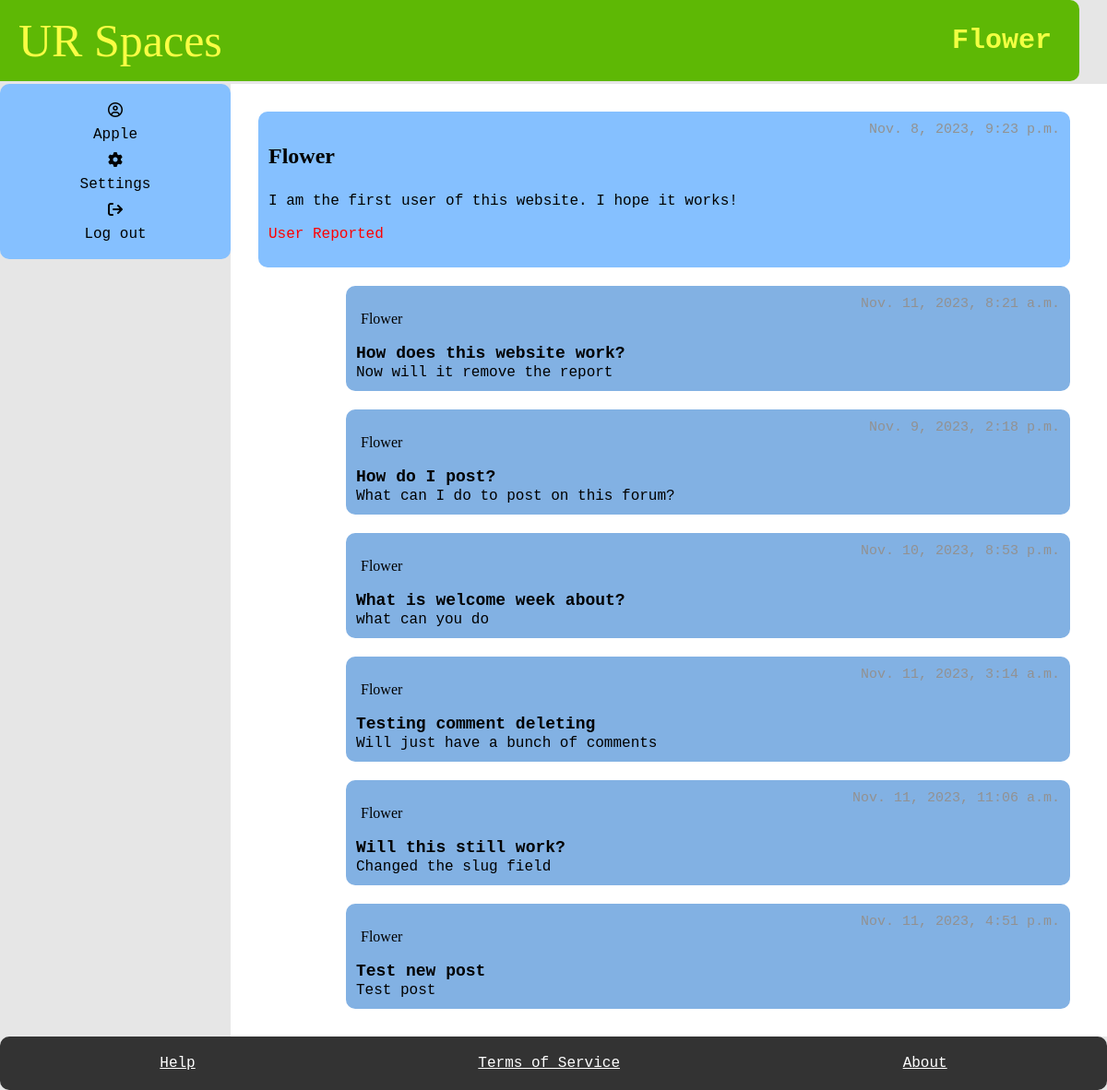
Page /user/flower/ (signed in) on the committed database.
### myapp/models.py (models this page shows, shortened)
class Student(models.Model):
    User_ID = models.ForeignKey(User, on_delete=models.CASCADE)
    bio = models.TextField(default="Please add bio in settings", blank=True)
    banned = models.BooleanField(default=False)
    avatar =ResizedImageField(size=[50, 80], quality=100, upload_to="authors", default=None, null=True, blank=True)
    reported = models.BooleanField(default=False)
    slug = models.SlugField(max_length=400, unique=True, blank=True)

class Posts(models.Model):
    User_ID = models.ForeignKey(Student, on_delete=models.CASCADE)
    SubForum_ID = models.ForeignKey(SubForum, default= 1, on_delete=models.CASCADE)
    post_name = models.TextField(max_length=400)
    contents = models.TextField()
    count_likes = models.IntegerField(default=0, blank=True, )
    locked = models.BooleanField(default=False)
    pin = models.BooleanField(default=False)
    reported = models.BooleanField(default=False)
    post_date = models.DateTimeField(auto_now_add=True)
    slug = models.SlugField(max_length=400, unique=True, blank=True)
    likes = models.ManyToManyField(User, related_name="post_like")
    def get_url(self):
        return reverse("posts", kwargs={
            "slug":self.slug
        })

### myapp/views.py (the view, shortened to what this page needs)
# urls.py: path("user/<slug>/", user, name="user"),
@login_required
def user(request, slug):
    student= get_object_or_404(Student, slug=slug)
    post = Posts.objects.filter(User_ID = student)
    user = request.user
    currentUser = User.objects.get(username = user)
    try:
        moderator = Moderator.objects.get(User_ID = currentUser)
    except:
        moderator = None
    context = {
        "student": student,
        "post": post,
        "moderator": moderator
    }
    return render(request, "user.html", context)

### myapp/templates/user.html (shortened to what this page needs)
{% extends 'base.html' %}
    {% block title %}
      <h1>{{student.User_ID.username}}</h1>
    {% endblock %}
    {% block content %}
    <main>
        <section class="box">
            <div class="post-item">
                <p class="name1"> {{student.User_ID.username}} </p>
                <span class="date"> {{student.User_ID.date_joined}}</span>
            </div>
            <div class="post-item">
              <span> {{student.bio}}</span>
            </div>
            {%if moderator is  None%}
              {%if student.reported == False%}
              <form action="." method="POST" id="reportPostForm" >
              {% csrf_token %}
              <div class="user-item">
              <input type="submit" value="Report User" class="btn2" name="reportUser_btn" onsubmit="return confirmReport()">
              </div>
              </form>
              {%else %}
              <div class="post-item">
              <p style="color: red">User Reported</p>
              </div>
              {% endif %}
            {% endif %}
          </section>
          {% for field in post %}
            <section class="sub-box">
                <div class="post-item">
                    <p class="name"> {{field.User_ID.User_ID.username}} </p>
                    <span class="date"> {{field.post_date}} </span>
                </div>
                <div class="post-item">
                  <a href="{{field.get_url}}" class="item2"> {{field.post_name}}  </a>
                  </div>
                  <div class="post-item">
                    <span> {{field.contents}} </span>
                  </div>
            </section>
            {% endfor %}
    </main>
    {% endblock %}

### myapp/templates/base.html (shortened to what this page needs)
{%load static%}
<!DOCTYPE html>
<html lang="en">
    <head>
        <link rel="stylesheet" href="{%static 'style.css' %}"/>
    </head>
  <body>
    <div id="container">
        <header>
          <a href="{% url 'index' %}" class="title">UR Spaces</a>
          {% block title %}
          {% endblock %}
        </header>
        <aside id="aside">
          <div class="user-panel">
            <i class="fa-regular fa-circle-user"></i><a href="{% url 'profile' %}"> {{request.user.username}} </a>
            {% if request.user.is_staff%}
            <i class="fa-solid fa-file-lines"></i><a href="{% url 'report' %}"> Reports </a>
            {%else%}
            <i class="fa-solid fa-gear"></i><a href="{% url 'setting' %}"> Settings </a>
            {% endif %}
            <i class="fa-solid fa-arrow-right-from-bracket"></i><a href="{% url 'logout' %}">Log out </a>
          </div>
        </aside>
    {% block content %}
    {% endblock %}
    <footer>
        <a href="{% url 'help' %}" id="footer_link">Help</a>
        <a href="{% url 'service' %}" id="footer_link">Terms of Service</a>
        <a href="{% url 'about' %}" id="footer_link">About</a>
      </footer>
    </div>
  </body>
</html>

### myapp/static/style.css (style rules this page uses)
body { font-family: monospace; font-size: 16px; background-color: #e6e6e6; margin: 0; padding: 0; }
#container { display: grid; grid-template-areas: "header header" ". ." "aside main" "footer footer"; grid-template-rows: auto 3px 1fr auto; grid-template-columns: 250px 1fr; min-height: 100vh; }
header { grid-area: header; display: flex; justify-content: space-between; align-items: center; padding: 15px 30px; background-color: #5eb805; border-radius: 10px; position: relative; left: -30px; }
header .title { font-size: 50px; color: #f2ff42; text-decoration: none; font-family: 'Brush Script MT', Brush Script Std, cursive; position: relative; left: 20px; }
header h1 { font-size: 30px; margin: 0; color: #f2ff42 }
#aside { grid-area: aside; padding: 20px 20px; background-color: #85c0ff; height: 150px; display: flex; flex-direction: column; align-items: center; gap: 10px; border-radius: 10px; }
.user-panel { width: 100%; display: flex; flex-direction: column; align-items: center; gap: 10px; }
main { grid-area: main; background-color: white; padding: 20px; padding-right: 30px; }
.post-item { display: flex; justify-content: space-between; border-radius: 10px; padding: 1px; }
.name { font-family: cursive; margin-left: 5px; }
.name1 { font-family: Harrington, fantasy; font-weight: bold; font-size: x-large; }
.date { font-size: 15px; color: rgb(146, 145, 145); }
.item2 { font-weight: bold; font-size: 18px; }
.box { display: flex; flex-direction: column; border-radius: 10px; padding: 10px; margin: 10px; background-color: #85c0ff; }
.sub-box { width: 85%; float: right; display: flex; flex-direction: column; border-radius: 10px; padding: 10px; margin: 10px; background-color: #82b1e3; }
footer { grid-area: footer; background-color: #333; padding: 20px; display: flex; justify-content: space-around; border-radius: 10px; }
#footer_link { color: white; text-decoration: underline;; font-size: 16px; }
a:link { color: #000000; text-decoration: none; }
a.title:link { text-decoration: none; color: #fafd44; }

### rows in the picture
Student: User_ID.username "Flower", User_ID.date_joined "Nov. 8, 2023, 9:23 p.m.", bio "I am the first user of this website. I hope it works!"
Posts: User_ID.User_ID.username "Flower", post_date "Nov. 11, 2023, 8:21 a.m.", post_name "How does this website work?", contents "Now will it remove the report"
Posts: User_ID.User_ID.username "Flower", post_date "Nov. 9, 2023, 2:18 p.m.", post_name "How do I post?", contents "What can I do to post on this forum?"
Posts: User_ID.User_ID.username "Flower", post_date "Nov. 10, 2023, 8:53 p.m.", post_name "What is welcome week about?", contents "what can you do"
Posts: User_ID.User_ID.username "Flower", post_date "Nov. 11, 2023, 3:14 a.m.", post_name "Testing comment deleting", contents "Will just have a bunch of comments"
Posts: User_ID.User_ID.username "Flower", post_date "Nov. 11, 2023, 11:06 a.m.", post_name "Will this still work?", contents "Changed the slug field"
Posts: User_ID.User_ID.username "Flower", post_date "Nov. 11, 2023, 4:51 p.m.", post_name "Test new post", contents "Test post"

### other values in the picture
{{ request.user.username }} "Apple"
